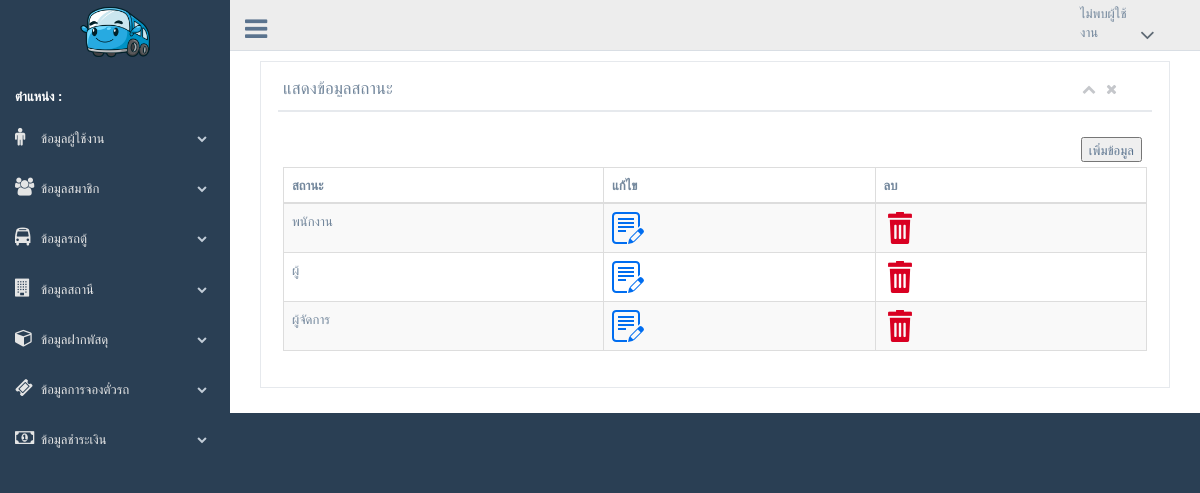
Screenshot of /backend/admin/show_type.php with the database file from the repository.
### tables this page shows
CREATE TABLE `tb_type` (
  `type_id` int(11) NOT NULL,
  `type_name` varchar(20) NOT NULL
);

### class_conn.php (called while the page is built, shortened)
<?php
class class_conn{
public $db_server = "localhost";
public $db_username = "root";
public $db_password = "0852009988";
public $db_database = "db_vantickets2";
public function select_base($sql){
$db_server = $this->db_server;
$db_username = $this->db_username;
$db_password = $this->db_password;
$db_database = $this->db_database;
$con = mysqli_connect($db_server,$db_username,$db_password,$db_database);
mysqli_set_charset($con,"utf8");
$result = mysqli_query($con,$sql);
return $result;
}
}
?>

### backend/admin/show_type.php (the view)
<?php include('header.php'); ?>
<div class="right_col" role="main">
    <div class="col-md-12 col-sm-12 col-xs-12">
        <div class="x_panel">
            <div class="x_title">
                <h2>แสดงข้อมูลสถานะ</h2>
                <ul class="nav navbar-right panel_toolbox">
                    <li><a class="collapse-link"><i class="fa fa-chevron-up"></i></a>
                    </li>
                    <li><a class="close-link"><i class="fa fa-close"></i></a>
                    </li>
                </ul>
                <div class="clearfix"></div>
            </div>
            <div class="x_content">
                <p class="text-muted font-13 m-b-30">
                <div align="right">
                    <a href="insert_type.php">
                        <button>เพิ่มข้อมูล</button>
                    </a>
                </div>
                <table id="datatable-buttons" class="table table-striped table-bordered">
                    <thead>
                        <tr>
                            <th>สถานะ</th>
                            <th>แก้ไข</th>
                            <th>ลบ</th>
                        </tr>
                    </thead>
                    <tbody>
                        <?php
                        $sql = " select * from tb_type";
                        $result = $cls_conn->select_base($sql);
                        while ($row = mysqli_fetch_array($result)) {
                        ?>
                            <tr>
                                <td>
                                    <?= $row['type_name']; ?>
                                </td>
                                <td>
                                    <a href="update_type.php?id=<?= $row['type_id']; ?>" onclick="return confirm('คุณต้องการแก้ไขหรือไม่?')"><img src="../../frontend/image/edit.png" /></a>
                                </td>
                                <td>
                                    <a href="delete_type.php?id=<?= $row['type_id']; ?>" onclick="return confirm('คุณต้องการลบหรือไม่?')"><img src="../../frontend/image/delete.png" /></a>
                                </td>
                            </tr>
                        <?php
                        }
                        ?>
                    </tbody>
                </table>
            </div>
        </div>
    </div>
</div>
<?php include('footer.php'); ?>

### rows the page displays
tb_type: type_name "พนักงาน"
tb_type: type_name "ผู้"
tb_type: type_name "ผู้จัดการ"
